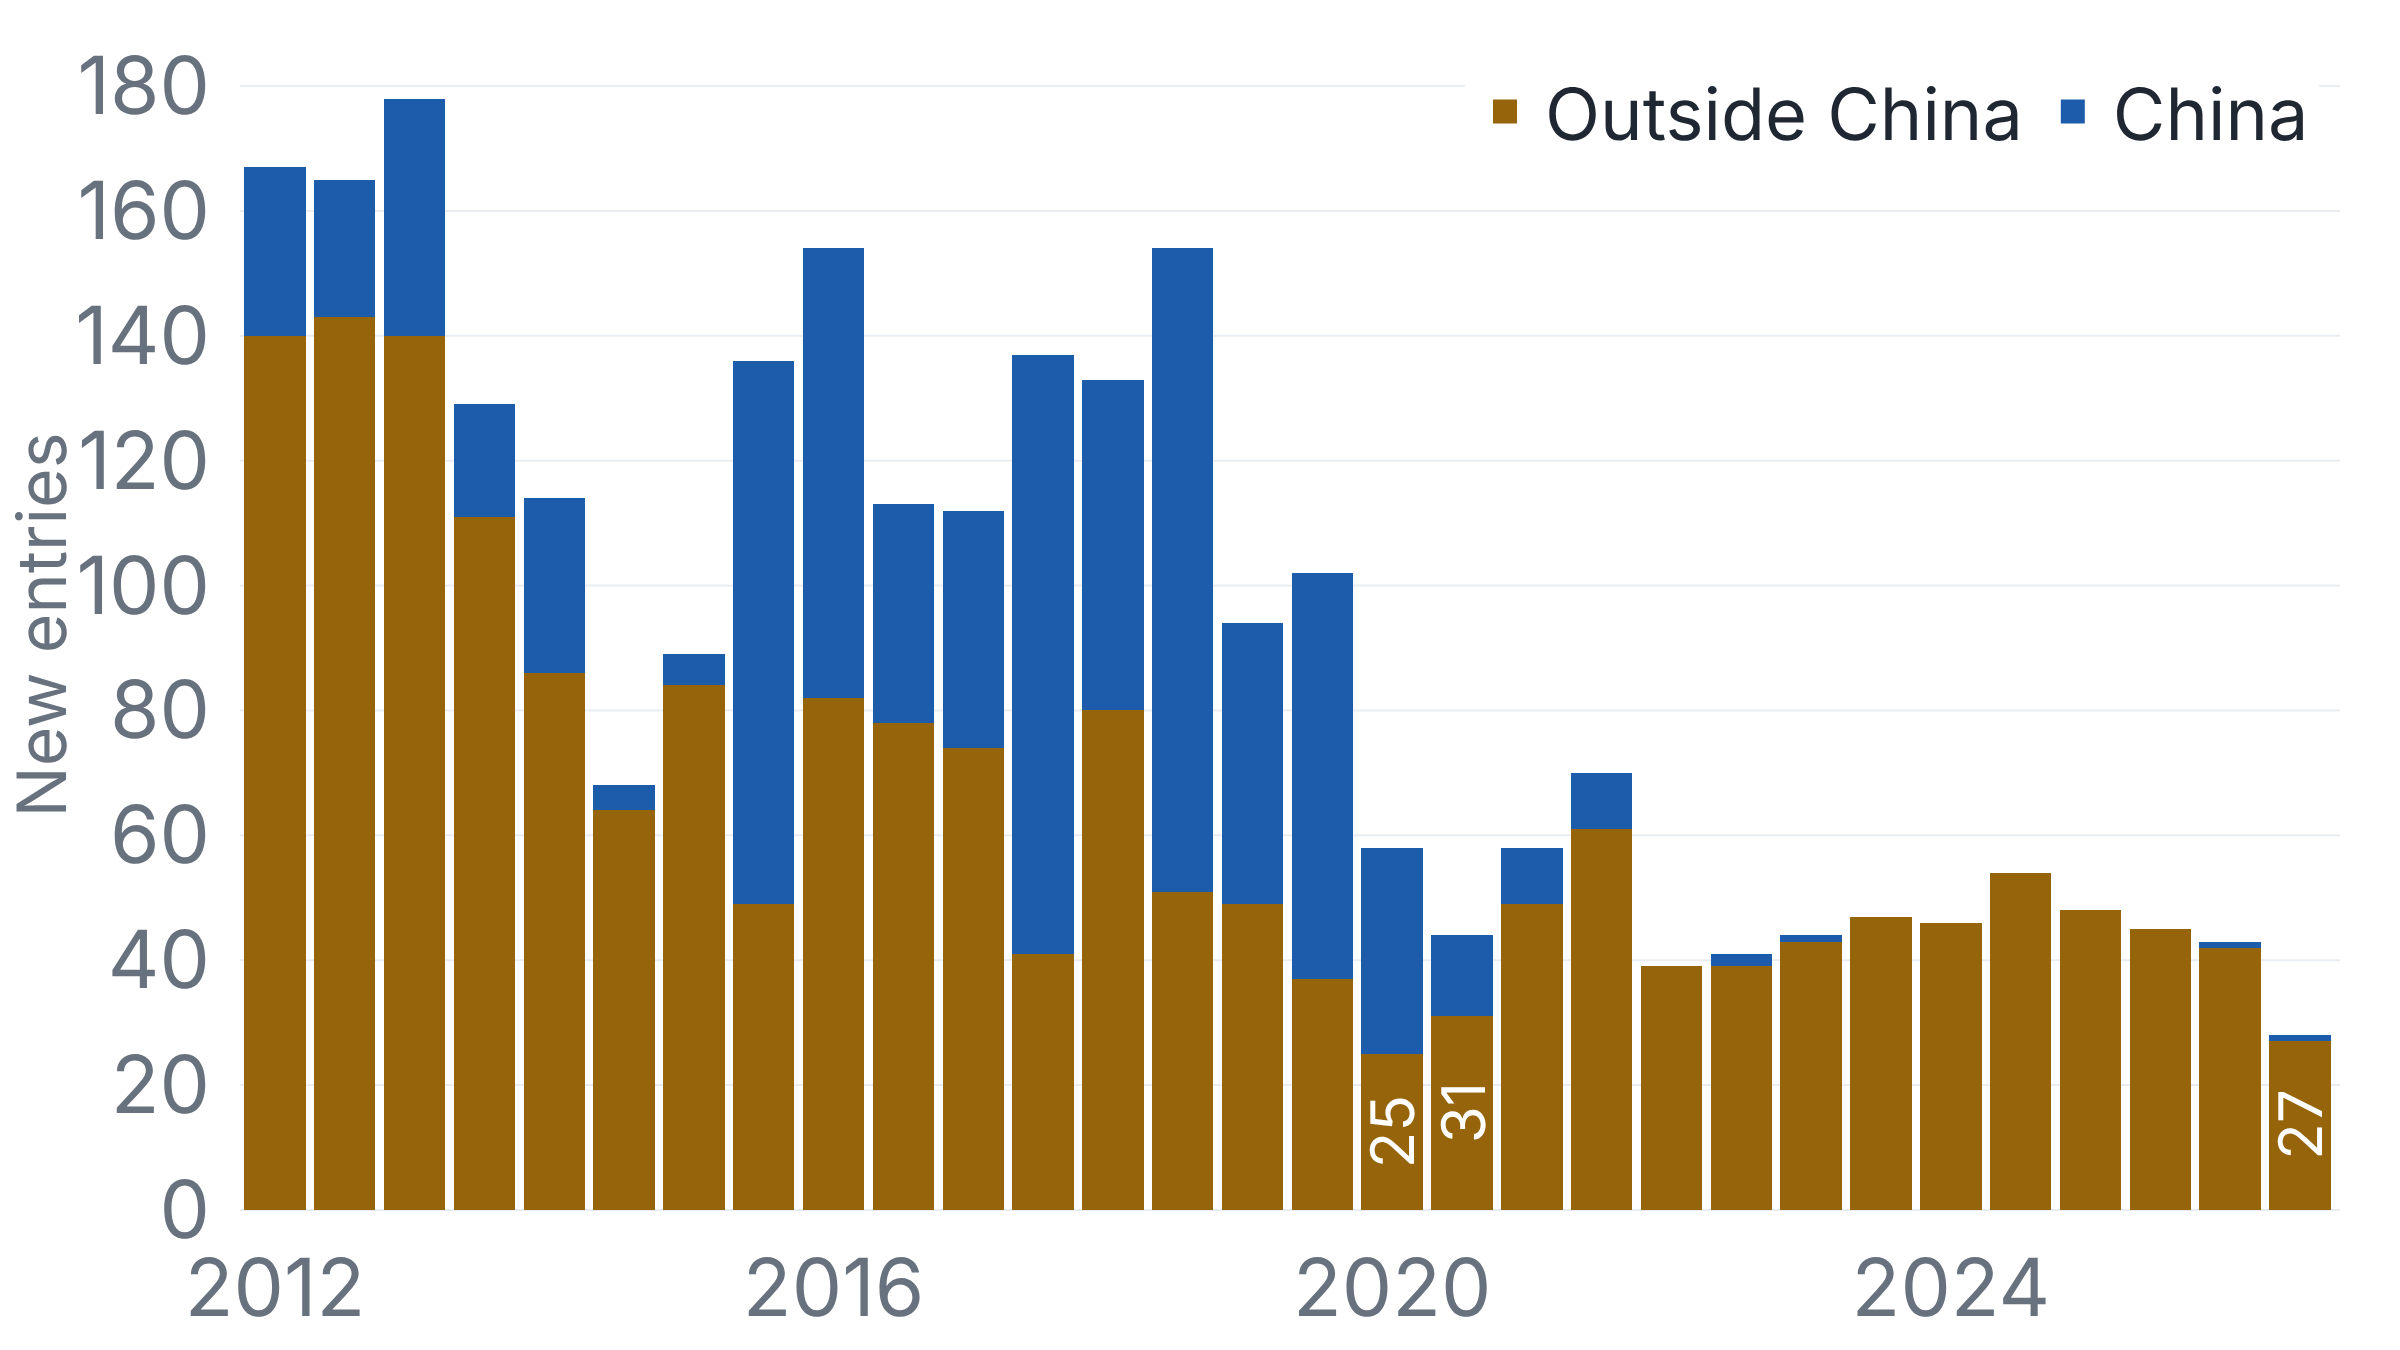

Source code (Python):
"""Newcomers per TOP500 list, June 2012 to November 2026, split by Country.

Data: TOP500 list files, entries whose "First Appearance" equals the list's own
edition number, computed by the evidence record's compute.py (series.csv columns
newcomers_cn and newcomers_noncn; "China" = Country == "China" in that list).
The November 2026 file holds 28 newcomers; the TOP500 release of 16 Nov 2026 says 27.
"""

import plotly.graph_objects as go

lists = [
    "2012-06", "2012-11", "2013-06", "2013-11", "2014-06", "2014-11",
    "2015-06", "2015-11", "2016-06", "2016-11", "2017-06", "2017-11",
    "2018-06", "2018-11", "2019-06", "2019-11", "2020-06", "2020-11",
    "2021-06", "2021-11", "2022-06", "2022-11", "2023-06", "2023-11",
    "2024-06", "2024-11", "2025-06", "2025-11", "2026-06", "2026-11",
]
newcomers_noncn = [140, 143, 140, 111, 86, 64, 84, 49, 82, 78, 74, 41, 80, 51, 49, 37,
                   25, 31, 49, 61, 39, 39, 43, 47, 46, 54, 48, 45, 42, 27]
newcomers_cn = [27, 22, 38, 18, 28, 4, 5, 87, 72, 35, 38, 96, 53, 103, 45, 65,
                33, 13, 9, 9, 0, 2, 1, 0, 0, 0, 0, 0, 1, 1]
labels = [("Jun " if l.endswith("06") else "Nov ") + l[:4] for l in lists]

fig = go.Figure()
fig.add_trace(go.Bar(name="Outside China", x=labels, y=newcomers_noncn))
fig.add_trace(go.Bar(name="China", x=labels, y=newcomers_cn))
for label, n in (("Jun 2020", 25), ("Nov 2020", 31), ("Nov 2026", 27)):
    fig.add_annotation(x=label, y=n / 2, text=str(n), showarrow=False, textangle=-90,
                       font=dict(size=30, color="white"))
fig.update_layout(
    barmode="stack",
    bargap=0.12,
    yaxis_title="New entries",
    legend=dict(orientation="h", y=0.99, x=0.99, xanchor="right", yanchor="top",
                traceorder="normal"),
    font_size=26,
    margin=dict(t=20, b=70, l=120, r=30),
)
# The renderer exports a fixed 1200x675 canvas shown about 340 px wide on a phone,
# so type is set large. Each year tick sits on that year's June list, so a year's
# two entries read from its tick rightwards.
year_ticks = [l for l in labels if l.startswith("Jun") and int(l[-4:]) % 4 == 0]
fig.update_xaxes(type="category", tickangle=0, tickvals=year_ticks,
                 ticktext=[t[-4:] for t in year_ticks])
fig.update_xaxes(tickfont_size=40, ticklabelstandoff=12)
fig.update_yaxes(ticklabelstandoff=14)
fig.update_yaxes(tickfont_size=40, title_font_size=34)
fig.update_layout(legend_font_size=36)
